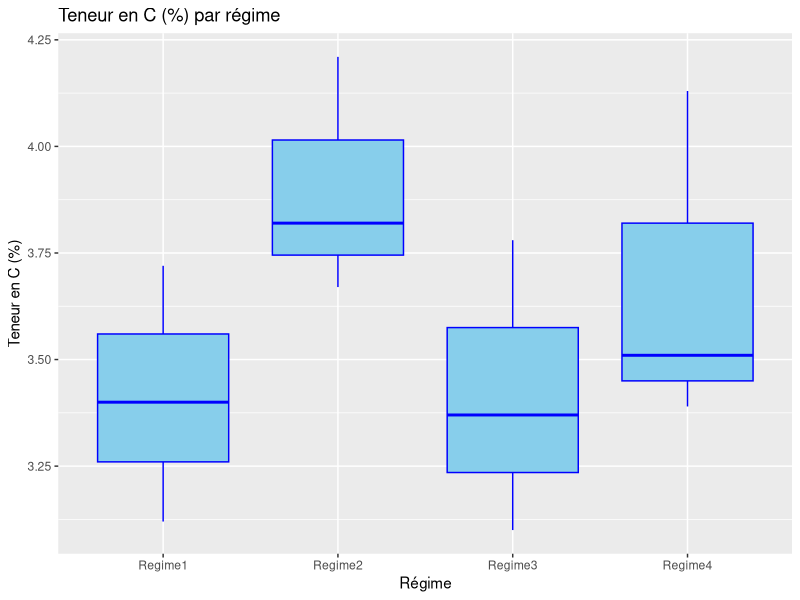
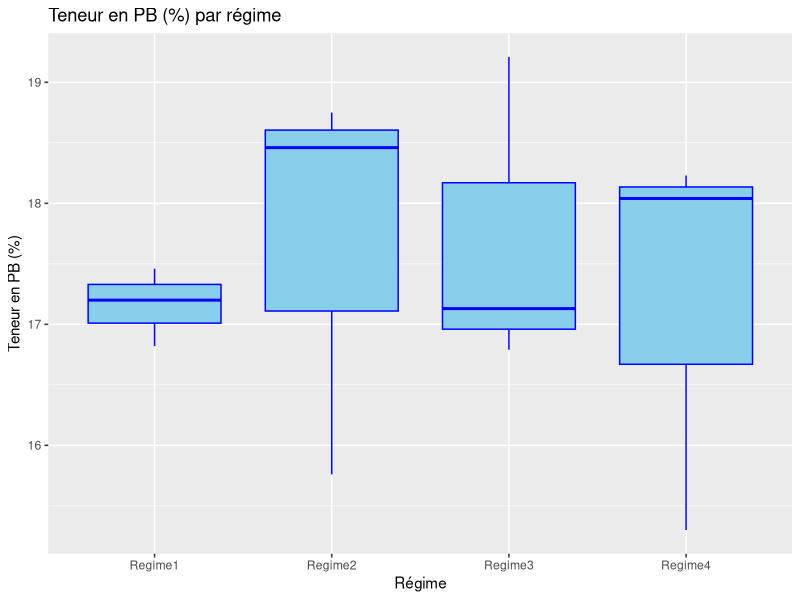
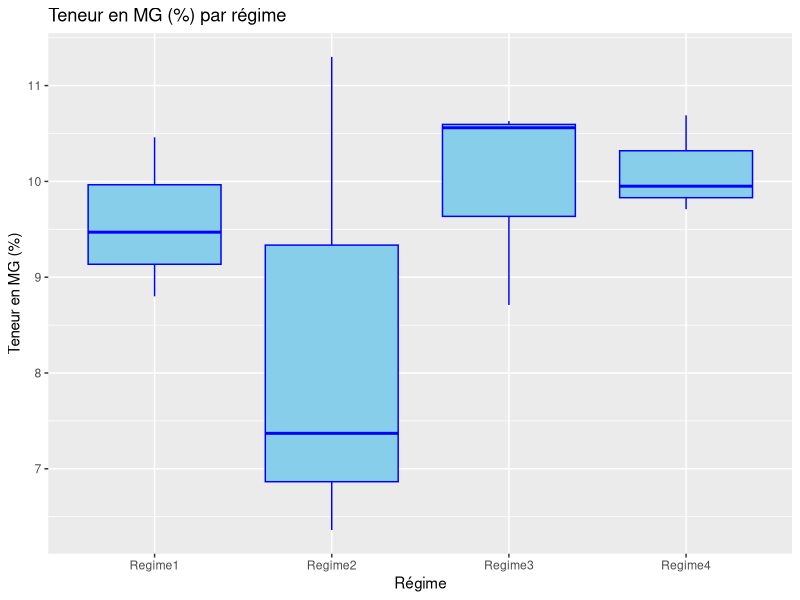

Source code (R) for these figures, in order:
## ---- chunk 1
# Création des données 
donnees <- data.frame(
  Regime = rep(c("Regime1", "Regime2", "Regime3", "Regime4"), each = 3),
  C = c(3.72, 3.40, 3.12, 4.21, 3.67, 3.82, 3.10, 3.37, 3.78, 4.13, 3.51, 3.39),
  PB = c(16.82, 17.46, 17.20, 18.75, 18.46, 15.76, 17.13, 19.21, 16.79, 18.23, 15.30, 18.04),
  MG = c(9.47, 10.46, 8.80, 6.36, 7.37, 11.30, 10.56, 10.63, 8.71, 10.69, 9.71, 9.95)
)

# Afficher les données
print(donnees)
## ---- chunk 2
donnees[1]
## ---- chunk 3
# Charger la bibliothèque ggplot2
library(ggplot2)

ggplot(donnees, aes(x = Regime, y = C)) +
  geom_boxplot(fill = "skyblue", color = "blue") +
  labs(title = "Teneur en C (%) par régime", x = "Régime", y = "Teneur en C (%)")
## ---- chunk 4
# Charger la bibliothèque ggplot2
library(ggplot2)

ggplot(donnees, aes(x = Regime, y = PB)) +
  geom_boxplot(fill = "skyblue", color = "blue") +
  labs(title = "Teneur en PB (%) par régime", x = "Régime", y = "Teneur en PB (%)")
## ---- chunk 5
# Charger la bibliothèque ggplot2
library(ggplot2)

ggplot(donnees, aes(x = Regime, y = MG)) +
  geom_boxplot(fill = "skyblue", color = "blue") +
  labs(title = "Teneur en MG (%) par régime", x = "Régime", y = "Teneur en MG (%)")
## ---- chunk 6
tapply(donnees$C,donnees$Regime, shapiro.test)
## ---- chunk 7
library(car)
leveneTest(donnees$C,donnees$Regime)
## ---- chunk 8
anova_C <- aov(C ~ Regime, data = donnees)
summary(anova_C)
## ---- chunk 9
anova_PB <- aov(PB ~ Regime, data = donnees)
summary(anova_PB)
## ---- chunk 10
anova_MG <- aov(MG ~ Regime, data = donnees)
summary(anova_MG)
